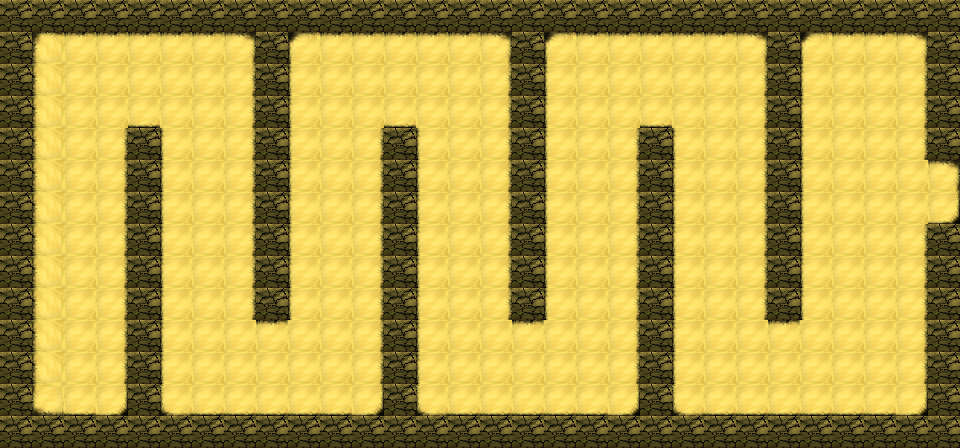

This is a level from a 2D game, rendered from its Tiled map with the project's own tilesets. A one-line summary and the map file follow, with tile-layer data summarised:
An orthogonal 30x14 tile map with 32x32 px tiles, 2 tile layers (collision, floor).

<map version="1.10" tiledversion="1.11.2" orientation="orthogonal" renderorder="right-down" width="30" height="14" tilewidth="32" tileheight="32" infinite="0" nextlayerid="3" nextobjectid="1">
 <tileset firstgid="1" source="sand.tsx" />
 <layer id="2" name="collision" width="30" height="14">
  <data>[420 cells, 136 non-empty, 1 distinct tile ids]</data>
 </layer>
 <layer id="1" name="floor" width="30" height="14">
  <data>[420 cells, 420 non-empty, 10 distinct tile ids]</data>
 </layer>
</map>
